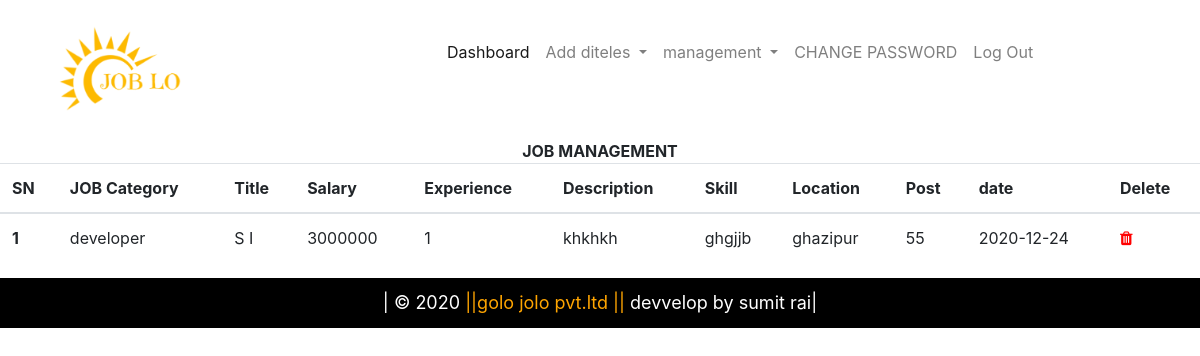
Screenshot of /admin/jobmgnt.php (signed in) with the database file from the repository.
### tables this page shows
CREATE TABLE `jobdetails` (
  `jid` int(11) NOT NULL,
  `rid` varchar(100) NOT NULL,
  `jcategory` varchar(100) NOT NULL,
  `title` varchar(200) NOT NULL,
  `salary` int(11) NOT NULL,
  `experience` int(11) NOT NULL,
  `jdesc` varchar(300) NOT NULL,
  `skill` varchar(300) NOT NULL,
  `location` varchar(100) NOT NULL,
  `post` int(11) NOT NULL,
  `date` varchar(50) NOT NULL,
  `status` varchar(20) NOT NULL
);

### admin/jobmgnt.php (the view, shortened to what this page needs)
<?php
if (isset($_SESSION['admin']))
{
$admin=$_SESSION['admin'];
}
else
{
  echo "<script>window.location.href='loginadmin.php';</script>";
}
?>
<!DOCTYPE html>
<html>
<head>
    <?php  include ('adminlink.php'); ?>
</head>
<body>
<?php include ('adminheader.php'); ?>
<div class="row">
<div class="col-sm-12" style="text-align:center"> <b> JOB  MANAGEMENT</b></div>
<div class="col-sm-12">
<table class="table">
  <thead>
    <tr>
      <th scope="col">SN</th>
      <th scope="col">JOB Category </th>
      <th scope="col">Title</th>
      <th scope="col">Salary</th>
      <th scope="col">Experience</th>
      <th scope="col">Description</th>
      <th scope="col">Skill</th>
      <th scope="col">Location</th>
      <th scope="col">Post</th>
      <th scope="col">date</th>
      <th scope="col">Delete</th>
    </tr>
  </thead>
  <tbody>
  <?php
include ('connection.php');
$query1="select * from jobdetails where rid ='$admin' order by jid desc";
$data1=mysqli_query($con,$query1);
$i=1;
while($row1=mysqli_fetch_array($data1))
{
  ?>
    <tr>
      <th scope="row"><?php echo $i ?></th>
      <td><?php echo $row1 [2] ?></td>
      <td><?php echo $row1 [3] ?></td>
      <td><?php echo $row1 [4] ?></td>
      <td><?php echo $row1 [5] ?></td>
      <td><?php echo $row1 [6] ?></td>
      <td><?php echo $row1 [7] ?></td>
      <td><?php echo $row1 [8] ?></td>
      <td><?php echo $row1 [9] ?></td>
      <td><?php echo $row1 [10] ?></td>
      <td> <a href="jobmgnt.php?del=1&jid=<?php echo $row1 [0] ?>"><span class="fa fa-trash" style="color:red;"> </span></a></td>
    </tr>
    <?php
$i++;
}?>
  </tbody>
</table>
</div>
</div>
<div class="row">
    <div class="col-sm-12 text-center" style="height: 50px; background-color: black; font-size: 18px;line-height: 50px; ">
      <span  style="height: 50px; background-color: black; color: white;"> | &copy; 2020</span>
      <span style="color: orange;"> ||golo jolo pvt.ltd || </span>
      <span  style="height: 50px; background-color: black; color: white;"> devvelop by sumit rai| </span>
    </div>
  </div>
</body>
</html>

### rows the page displays
jobdetails: jcategory "developer", title "S I", salary "3000000", experience "1", jdesc "khkhkh", skill "ghgjjb", location "ghazipur", post "55", date "2020-12-24"
